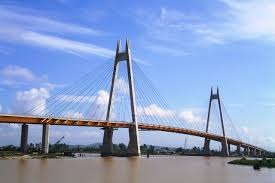
#> input picture Chapter_02/bridge1.jpg, 275 x 183 px
$ jupyter execute C21.ipynb
#> lines starting #> are read from the running program, lines starting #| are printed output that depends on the picture
[cell 1]
import cv2
import numpy as np
import matplotlib.pyplot as plt

[cell 2]
img = np.array(cv2.imread("bridge1.jpg", cv2.IMREAD_GRAYSCALE))
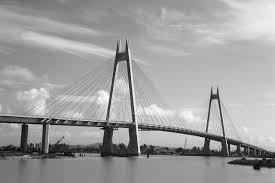
#> img: shape (183, 275); min 0, max 255, mean 158.6
imgd = cv2.normalize(img.astype("float"), None, 0.0, 1.0, cv2.NORM_MINMAX)

# set kernel
gx = np.array([[-1, -2, -1],[0, 0, 0],[1, 2, 1]])
gy = gx.T

# Apply sobel filter
Imggx = cv2.filter2D(imgd, -1, gx,borderType=cv2.BORDER_REPLICATE)
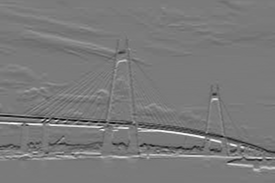
#> Imggx: shape (183, 275) float64; min -2.85, max 3.09, mean -0.00166; drawn with min black and max white
Imggy = cv2.filter2D(imgd, -1, gy,borderType=cv2.BORDER_REPLICATE)
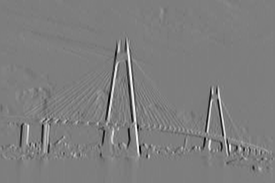
#> Imggy: shape (183, 275) float64; min -3.05, max 3.13, mean 0.0066; drawn with min black and max white

M = np.sqrt(Imggx**2 + Imggy**2)
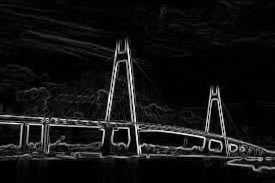
#> M: shape (183, 275) float64; min 0, max 3.14, mean 0.24; drawn with min black and max white

fig = plt.figure(figsize=(5,5))
plt.imshow(M.astype("uint8"), cmap='gray')
plt.title("Both horizontal and vertical sobel filtering")
plt.xticks([])
plt.yticks([])
plt.show()
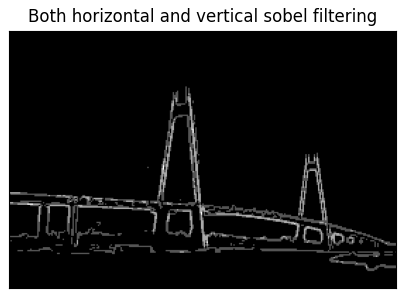
#> figure drawn by matplotlib, 1 panel

cv2.waitKey(0)
cv2.destroyAllWindows()

$ run again, with Chapter_02/beach.jpg copied over Chapter_02/bridge1.jpg
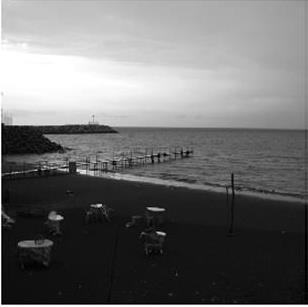
#> input picture Chapter_02/beach.jpg, 308 x 307 px
#> img is the input picture: shape (307, 308); min 0, max 255, mean 110.5
#> `M = np.sqrt(Imggx**2 + Imggy**2)`:
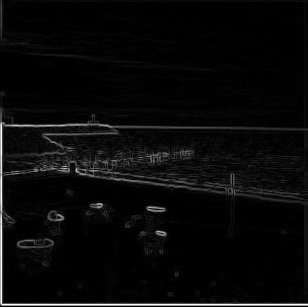
#> M: shape (307, 308) float64; min 0, max 4, mean 0.153; drawn with min black and max white
#> `plt.show()`:
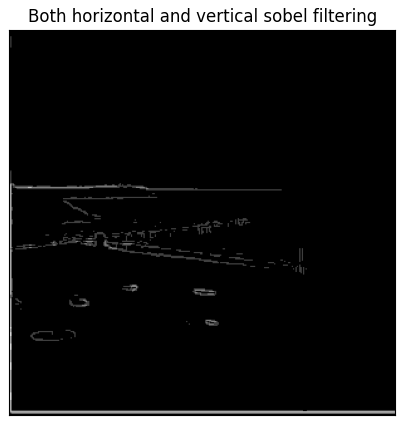
#> figure drawn by matplotlib, 1 panel

$ run again, with Chapter_02/flower.jpg copied over Chapter_02/bridge1.jpg
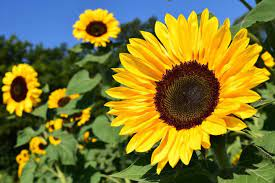
#> input picture Chapter_02/flower.jpg, 275 x 183 px
#> `M = np.sqrt(Imggx**2 + Imggy**2)`:
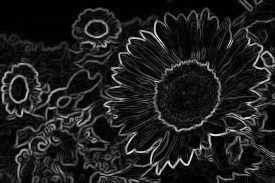
#> M: shape (183, 275) float64; min 0, max 3.78, mean 0.463; drawn with min black and max white
#> `plt.show()`:
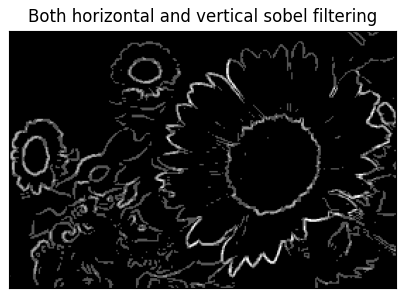
#> figure drawn by matplotlib, 1 panel
